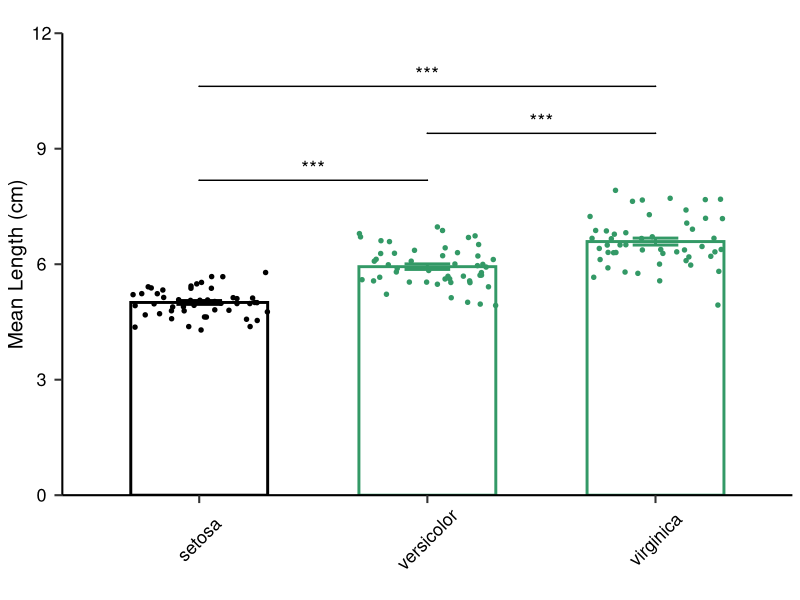

This figure's R source:
library(ggplot2)
library(ggsignif)
library(dplyr)

# 清空环境变量
rm(list=ls())
# 设置你的工作目录
setwd(".")

# step1 花的种类和花瓣长度为例
data <- iris %>% select(Species, Sepal.Length) 

# 计算平均值、标准差、标准误
stat_data <- data %>%
  group_by(Species) %>%
  summarise( 
    n=n(),
    mean=mean(Sepal.Length),
    sd=sd(Sepal.Length),
    se=sd(Sepal.Length)/sqrt(n)
  )

# step2 指定分组进行比较
comparisons <- list(c("setosa", "versicolor"), 
                    c("versicolor", "virginica"), 
                    c("setosa", "virginica"))

# step3 指定检验方法，支持t.test, wilcox.test等
test <- "t.test"

# step 绘图
#mycol = c("#4E4E56", "#DA635D", "#B1938B")
mycol = c("#000000", "#339966", "#339966")
p <- ggplot() +
  geom_bar(data = stat_data, 
           aes(x = Species, y = mean),
           fill = "white", size = 1, color = mycol,
           position = "dodge",
           stat = "identity",
           width = 0.6) +
  geom_errorbar(data = stat_data, 
                aes(x=Species, y=NULL, ymin=mean-se, ymax=mean+se), 
                position = "dodge", 
                width=0.2, 
                color = mycol,
                size=1) + 
  geom_jitter(data = data, 
              aes(x = Species, y = Sepal.Length, fill = Species, color = Species),
              size = 1.2, 
              width = 0.3) + 
  scale_color_manual(values = mycol) + 
  geom_signif(data = data, mapping = aes(x = Species, y = Sepal.Length),
              comparisons = comparisons,
              test = test, 
              map_signif_level = TRUE, 
              y_position = c(8,8.5,9),
              tip_length = c(0,0,0,0,0,0),
              textsize = 5, 
              step_increase = 0.2) + # 避免绘制显著性结果时发生重合
  scale_y_continuous(limits = c(0, 12), expand = c(0,0)) + 
  theme_classic(base_line_size = 0.7) +
  labs(title = "", x = "", y = "Mean Length (cm)") +
  theme(legend.position = "none",
        axis.title.y = element_text(size = 15),
        axis.text.x = element_text(size = 13,
                                   colour = "black",
                                   vjust = 0.5,
                                   hjust = 0.5,
                                   angle = 45),
        axis.text.y = element_text(size = 13,
                                   colour = "black",
                                   vjust = 0.5,
                                   hjust = 0.5),
        axis.ticks.length.x = unit(0.2,'cm'),
        axis.ticks.length.y = unit(0.2,'cm')
  )
print(p)

